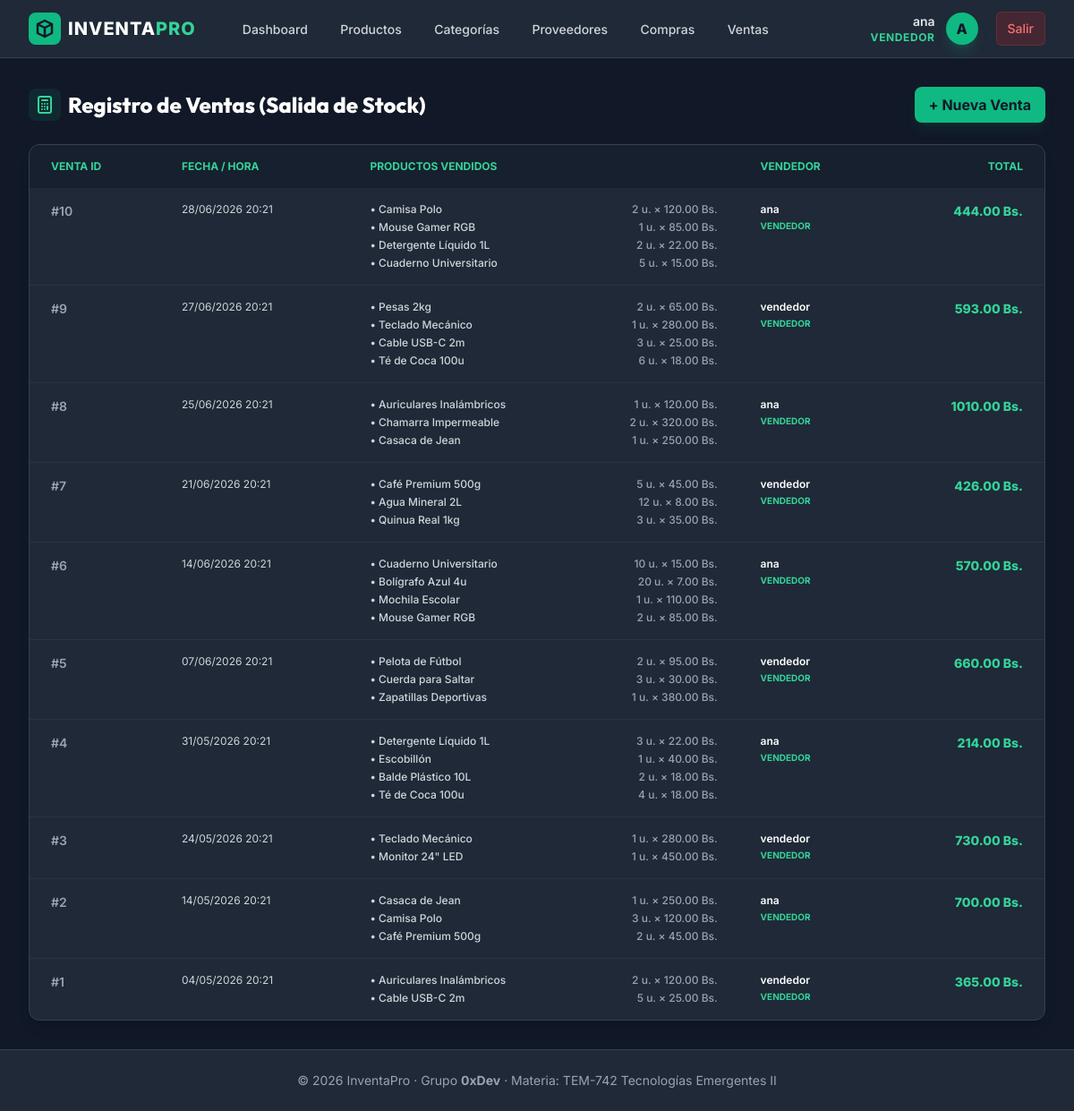
The page /ventas/ (signed in) on the database its author committed.
### apps/models.py (models this page shows, shortened)
class User(db.Model, UserMixin):
    __tablename__ = "users"
    id = db.Column(db.Integer, primary_key=True)
    username = db.Column(db.String(100), unique=True, nullable=False)
    email = db.Column(db.String(150), unique=True, nullable=False)
    password = db.Column(db.String(255), nullable=False)
    role = db.Column(db.String(20), default="vendedor")  # admin | almacenero | vendedor
    is_active_user = db.Column(db.Boolean, default=True)

### apps/Ventas/models.py (models this page shows, shortened)
class Venta(db.Model):
    __tablename__ = "ventas"
    id = db.Column(db.Integer, primary_key=True)
    fecha = db.Column(db.DateTime, default=datetime.utcnow, nullable=False)
    total = db.Column(db.Float, default=0.0)
    user_id = db.Column(db.Integer, db.ForeignKey("users.id"), nullable=False)
    usuario = db.relationship("User")
    items = db.relationship(
        "VentaItem", back_populates="venta", cascade="all, delete-orphan"
    )

class VentaItem(db.Model):
    __tablename__ = "venta_items"
    id = db.Column(db.Integer, primary_key=True)
    venta_id = db.Column(db.Integer, db.ForeignKey("ventas.id"), nullable=False)
    producto_id = db.Column(
        db.Integer, db.ForeignKey("productos.id"), nullable=False
    )
    cantidad = db.Column(db.Integer, nullable=False)
    precio_unitario = db.Column(db.Float, nullable=False)
    venta = db.relationship("Venta", back_populates="items")
    producto = db.relationship("Producto", back_populates="venta_items")

### apps/Productos/models.py (models this page shows, shortened)
class Producto(db.Model):
    __tablename__ = "productos"
    id = db.Column(db.Integer, primary_key=True)
    nombre = db.Column(db.String(150), nullable=False)
    descripcion = db.Column(db.String(255))
    precio = db.Column(db.Float, nullable=False)
    stock = db.Column(db.Integer, nullable=False, default=0)
    stock_minimo = db.Column(db.Integer, default=5)
    categoria_id = db.Column(db.Integer, db.ForeignKey("categorias.id"), nullable=False)
    categoria = db.relationship("Categoria", back_populates="productos")
    compra_items = db.relationship("CompraItem", back_populates="producto")
    venta_items = db.relationship("VentaItem", back_populates="producto")

### apps/Ventas/routes.py (the view)
@bp_ventas.route("/")
@login_required
def listar():
    items = Venta.query.order_by(Venta.fecha.desc()).all()
    return render_template("ventas/listar.html", items=items)

### apps/Ventas/templates/ventas/listar.html (shortened to what this page needs)
{% extends "base.html" %}
{% block content %}
<div class="space-y-6">
    <div class="flex justify-between items-center">
        <h2 class="text-2xl font-extrabold text-white flex items-center gap-2">
            <span class="p-1.5 bg-brand-500/10 text-brand-400 rounded-lg">
                <svg class="w-6 h-6" fill="none" stroke="currentColor" viewBox="0 0 24 24"><path stroke-linecap="round" stroke-linejoin="round" stroke-width="2" d="M9 7h6m0 10v-3m-3 3h.01M9 17h.01M9 14h.01M12 14h.01M15 11h.01M12 11h.01M9 11h.01M7 21h10a2 2 0 002-2V5a2 2 0 00-2-2H7a2 2 0 00-2 2v14a2 2 0 002 2z"></path></svg>
            </span>
            Registro de Ventas (Salida de Stock)
        </h2>
        {% if current_user.role in ['admin', 'vendedor'] %}
        <a href="{{ url_for('bp_ventas.crear') }}"
           class="bg-brand-500 hover:bg-brand-600 text-gray-900 font-bold px-4 py-2 rounded-lg transition duration-200 shadow-lg shadow-brand-500/10">
            + Nueva Venta
        </a>
        {% endif %}
    </div>
    <div class="bg-gray-800 rounded-xl border border-gray-700 overflow-hidden shadow-lg">
        <table class="w-full text-sm text-gray-300">
            <thead class="bg-gray-900/50 text-brand-400 uppercase text-xs">
                <tr>
                    <th class="px-6 py-4 text-left font-bold">Venta ID</th>
                    <th class="px-6 py-4 text-left font-bold">Fecha / Hora</th>
                    <th class="px-6 py-4 text-left font-bold">Productos Vendidos</th>
                    <th class="px-6 py-4 text-left font-bold">Vendedor</th>
                    <th class="px-6 py-4 text-right font-bold">Total</th>
                </tr>
            </thead>
            <tbody class="divide-y divide-gray-700/50">
                {% for item in items %}
                <tr class="hover:bg-gray-750/30 transition align-top">
                    <td class="px-6 py-4 whitespace-nowrap text-gray-400 font-semibold">#{{ item.id }}</td>
                    <td class="px-6 py-4 whitespace-nowrap text-xs text-gray-350">{{ item.fecha.strftime('%d/%m/%Y %H:%M') }}</td>
                    <td class="px-6 py-4">
                        <div class="space-y-1">
                            {% for item_v in item.items %}
                            <div class="text-xs font-medium text-gray-300 flex items-center justify-between gap-4">
                                <span>• {{ item_v.producto.nombre }}</span>
                                <span class="text-gray-400 whitespace-nowrap">{{ item_v.cantidad }} u. &times; {{ "%.2f"|format(item_v.precio_unitario) }} Bs.</span>
                            </div>
                            {% endfor %}
                        </div>
                    </td>
                    <td class="px-6 py-4 whitespace-nowrap">
                        <div class="text-white text-xs font-semibold">{{ item.usuario.username }}</div>
                        <div class="text-brand-400 text-[10px] uppercase font-bold">{{ item.usuario.role }}</div>
                    </td>
                    <td class="px-6 py-4 whitespace-nowrap text-right font-extrabold text-emerald-400">
                        {{ "%.2f"|format(item.total) }} Bs.
                    </td>
                </tr>
                {% endfor %}
            </tbody>
        </table>
    </div>
</div>
{% endblock %}

### apps/templates/base.html (shortened to what this page needs)
<!DOCTYPE html>
<html lang="es" class="h-full bg-gray-900 text-gray-100">
<head>
    <script src="https://cdn.tailwindcss.com"></script>
</head>
<body class="h-full flex flex-col justify-between">
    <div>
        <nav class="bg-gray-800 border-b border-gray-700">
            <div class="max-w-7xl mx-auto px-4 sm:px-6 lg:px-8">
                <div class="flex items-center justify-between h-16">
                    <div class="flex items-center">
                        <a href="{{ url_for('bp_core.index') }}" class="flex items-center gap-2 text-white font-extrabold text-xl tracking-wider">
                            <span class="bg-brand-500 text-gray-900 rounded-lg p-1.5 flex items-center justify-center">
                                <svg class="w-6 h-6" fill="none" stroke="currentColor" viewBox="0 0 24 24" xmlns="http://www.w3.org/2000/svg">
                                    <path stroke-linecap="round" stroke-linejoin="round" stroke-width="2.5" d="M20 7l-8-4-8 4m16 0l-8 4m8-4v10l-8 4m0-10L4 7m8 4v10M4 7v10l8 4"></path>
                                </svg>
                            </span>
                            <span>INVENTA<span class="text-brand-400">PRO</span></span>
                        </a>
                        {% if current_user.is_authenticated %}
                        <div class="hidden md:block ml-10 flex items-baseline space-x-2">
                            <a href="{{ url_for('bp_core.index') }}" class="text-gray-300 hover:bg-gray-700 hover:text-white px-3 py-2 rounded-md text-sm font-medium transition duration-200">Dashboard</a>
                            <a href="{{ url_for('bp_productos.listar') }}" class="text-gray-300 hover:bg-gray-700 hover:text-white px-3 py-2 rounded-md text-sm font-medium transition duration-200">Productos</a>
                            <a href="{{ url_for('bp_categorias.listar') }}" class="text-gray-300 hover:bg-gray-700 hover:text-white px-3 py-2 rounded-md text-sm font-medium transition duration-200">Categorías</a>
                            <a href="{{ url_for('bp_proveedores.listar') }}" class="text-gray-300 hover:bg-gray-700 hover:text-white px-3 py-2 rounded-md text-sm font-medium transition duration-200">Proveedores</a>
                            <a href="{{ url_for('bp_compras.listar') }}" class="text-gray-300 hover:bg-gray-700 hover:text-white px-3 py-2 rounded-md text-sm font-medium transition duration-200">Compras</a>
                            <a href="{{ url_for('bp_ventas.listar') }}" class="text-gray-300 hover:bg-gray-700 hover:text-white px-3 py-2 rounded-md text-sm font-medium transition duration-200">Ventas</a>
                        </div>
                        {% endif %}
                    </div>
                    <div class="flex items-center gap-4">
                        {% if current_user.is_authenticated %}
                        <div class="flex items-center gap-3">
                            <div class="text-right hidden sm:block">
                                <p class="text-sm font-semibold text-gray-200">{{ current_user.username }}</p>
                                <p class="text-xs text-brand-400 uppercase tracking-wider font-bold">{{ current_user.role }}</p>
                            </div>
                            <span class="h-9 w-9 rounded-full bg-brand-500 text-gray-900 font-extrabold flex items-center justify-center uppercase shadow-lg shadow-brand-500/20">
                                {{ current_user.username[0] }}
                            </span>
                            <a href="{{ url_for('auth.logout') }}" class="ml-2 bg-red-600/20 hover:bg-red-600 text-red-400 hover:text-white px-3 py-2 rounded-md text-sm font-medium border border-red-500/20 transition duration-200">
                                Salir
                            </a>
                        </div>
                        {% endif %}
                    </div>
                </div>
            </div>
        </nav>
        <main class="max-w-7xl mx-auto px-4 sm:px-6 lg:px-8 py-8">
            {% block content %}{% endblock %}
        </main>
    </div>
    <footer class="bg-gray-800 border-t border-gray-700 py-6 text-center text-sm text-gray-400">
        <div class="max-w-7xl mx-auto px-4">
            <p>&copy; 2026 InventaPro &middot; Grupo <strong>0xDev</strong> &middot; Materia: TEM-742 Tecnologías Emergentes II</p>
        </div>
    </footer>
</body>
</html>

### apps/templates/base.html (style rules this page uses)
body { font-family: 'Inter', sans-serif; }
h1, h2, h3, h4, h5, h6 { font-family: 'Outfit', sans-serif; }

### rows shown on the page
User: username "ana", role "VENDEDOR", username "A"
Venta: id "10", fecha "28/06/2026 20:21", usuario.username "ana", usuario.role "VENDEDOR", total "444.00"
VentaItem: producto.nombre "Camisa Polo", cantidad "2", precio_unitario "120.00"
VentaItem: producto.nombre "Mouse Gamer RGB", cantidad "1", precio_unitario "85.00"
VentaItem: producto.nombre "Detergente Líquido 1L", cantidad "2", precio_unitario "22.00"
VentaItem: producto.nombre "Cuaderno Universitario", cantidad "5", precio_unitario "15.00"
Venta: id "9", fecha "27/06/2026 20:21", usuario.username "vendedor", usuario.role "VENDEDOR", total "593.00"
VentaItem: producto.nombre "Pesas 2kg", cantidad "2", precio_unitario "65.00"
VentaItem: producto.nombre "Teclado Mecánico", cantidad "1", precio_unitario "280.00"
VentaItem: producto.nombre "Cable USB-C 2m", cantidad "3", precio_unitario "25.00"
VentaItem: producto.nombre "Té de Coca 100u", cantidad "6", precio_unitario "18.00"
Venta: id "8", fecha "25/06/2026 20:21", usuario.username "ana", usuario.role "VENDEDOR", total "1010.00"
VentaItem: producto.nombre "Auriculares Inalámbricos", cantidad "1", precio_unitario "120.00"
VentaItem: producto.nombre "Chamarra Impermeable", cantidad "2", precio_unitario "320.00"
VentaItem: producto.nombre "Casaca de Jean", cantidad "1", precio_unitario "250.00"
Venta: id "7", fecha "21/06/2026 20:21", usuario.username "vendedor", usuario.role "VENDEDOR", total "426.00"
VentaItem: producto.nombre "Café Premium 500g", cantidad "5", precio_unitario "45.00"
VentaItem: producto.nombre "Agua Mineral 2L", cantidad "12", precio_unitario "8.00"
VentaItem: producto.nombre "Quinua Real 1kg", cantidad "3", precio_unitario "35.00"
Venta: id "6", fecha "14/06/2026 20:21", usuario.username "ana", usuario.role "VENDEDOR", total "570.00"
VentaItem: producto.nombre "Cuaderno Universitario", cantidad "10", precio_unitario "15.00"
VentaItem: producto.nombre "Bolígrafo Azul 4u", cantidad "20", precio_unitario "7.00"
VentaItem: producto.nombre "Mochila Escolar", cantidad "1", precio_unitario "110.00"
VentaItem: producto.nombre "Mouse Gamer RGB", cantidad "2", precio_unitario "85.00"
Venta: id "5", fecha "07/06/2026 20:21", usuario.username "vendedor", usuario.role "VENDEDOR", total "660.00"
VentaItem: producto.nombre "Pelota de Fútbol", cantidad "2", precio_unitario "95.00"
VentaItem: producto.nombre "Cuerda para Saltar", cantidad "3", precio_unitario "30.00"
VentaItem: producto.nombre "Zapatillas Deportivas", cantidad "1", precio_unitario "380.00"
Venta: id "4", fecha "31/05/2026 20:21", usuario.username "ana", usuario.role "VENDEDOR", total "214.00"
VentaItem: producto.nombre "Detergente Líquido 1L", cantidad "3", precio_unitario "22.00"
VentaItem: producto.nombre "Escobillón", cantidad "1", precio_unitario "40.00"
VentaItem: producto.nombre "Balde Plástico 10L", cantidad "2", precio_unitario "18.00"
VentaItem: producto.nombre "Té de Coca 100u", cantidad "4", precio_unitario "18.00"
Venta: id "3", fecha "24/05/2026 20:21", usuario.username "vendedor", usuario.role "VENDEDOR", total "730.00"
VentaItem: producto.nombre "Teclado Mecánico", cantidad "1", precio_unitario "280.00"
VentaItem: producto.nombre "Monitor 24\" LED", cantidad "1", precio_unitario "450.00"
Venta: id "2", fecha "14/05/2026 20:21", usuario.username "ana", usuario.role "VENDEDOR", total "700.00"
VentaItem: producto.nombre "Casaca de Jean", cantidad "1", precio_unitario "250.00"
VentaItem: producto.nombre "Camisa Polo", cantidad "3", precio_unitario "120.00"
VentaItem: producto.nombre "Café Premium 500g", cantidad "2", precio_unitario "45.00"
Venta: id "1", fecha "04/05/2026 20:21", usuario.username "vendedor", usuario.role "VENDEDOR", total "365.00"
VentaItem: producto.nombre "Auriculares Inalámbricos", cantidad "2", precio_unitario "120.00"
VentaItem: producto.nombre "Cable USB-C 2m", cantidad "5", precio_unitario "25.00"
